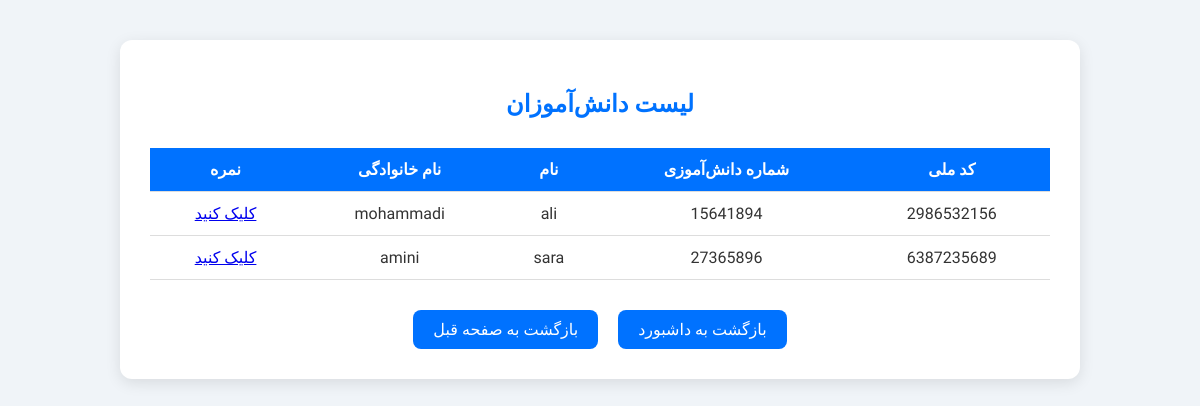
The app's page /student_detail/math10/ with its own data.
### student/models.py (models this page shows)
class Student(models.Model):
    national_id = models.CharField(max_length=10)
    stu_number = models.CharField(max_length=8)
    name = models.CharField(max_length=100)
    family = models.CharField(max_length=100)
    lesson_list = models.ManyToManyField(Lesson)
    def __str__(self):
        return self.stu_number

### student/views.py (the view)
# urls.py: path('student_detail/<str:pk>/',student_detail,name='stu_det'),
def student_detail(request,pk):
    temp = Lesson.objects.get(name = pk)
    print(temp)
    x = Student.objects.filter(lesson_list = temp)
    print(x)
    if x :
        context = {'x':x,'lesson':pk}
        return render(request,'student_detail.html',context)
    else:
        return HttpResponse('dont have student')

### student/models.py (called while the page is built)
    def __str__(self):
        return self.lesson_id

### student/templates/student_detail.html (shortened to what this page needs)
<!DOCTYPE html>
<html lang="fa" dir="rtl">
<head>
</head>
<body>
  <div class="container">
    <h2>لیست دانش‌آموزان</h2>
    <table>
      <thead>
        <tr>
          <th>کد ملی</th>
          <th>شماره دانش‌آموزی</th>
          <th>نام</th>
          <th>نام خانوادگی</th>
          <th>نمره</th>
        </tr>
      </thead>
      <tbody>
        {% for p in x %}
          <tr>
            <td>{{ p.national_id }}</td>
            <td>{{ p.stu_number }}</td>
            <td>{{ p.name }}</td>
            <td>{{ p.family }}</td>
            <td><a href="http://127.0.0.1:8000/showansware/{{ p.stu_number }}/{{ lesson }}/">کلیک کنید</a></td>
          </tr>
        {% endfor %}
      </tbody>
    </table>
    <div class="buttons">
      <a href="{% url 'maindashboardstu' %}" class="btn">بازگشت به داشبورد</a>
      <a href="javascript:history.back()" class="btn">بازگشت به صفحه قبل</a>
    </div>
  </div>
</body>
</html>

### student/templates/student_detail.html (style rules this page uses)
body { font-family: 'Vazirmatn', sans-serif; background: #f0f4f8; margin: 0; padding: 40px 20px; color: #333; }
.container { max-width: 900px; margin: 0 auto; background: #fff; padding: 30px; border-radius: 12px; box-shadow: 0 4px 15px rgba(0, 0, 0, 0.1); }
h2 { text-align: center; color: #0072ff; margin-bottom: 30px; }
table { width: 100%; border-collapse: collapse; margin-top: 20px; }
th, td { padding: 12px 16px; border-bottom: 1px solid #ddd; text-align: center; }
th { background-color: #0072ff; color: white; }
.buttons { display: flex; justify-content: center; gap: 20px; margin-top: 30px; }
.btn { background-color: #0072ff; color: white; padding: 10px 20px; border-radius: 8px; text-decoration: none; transition: background 0.3s; font-size: 16px; }

### records on screen
Student: national_id "2986532156", stu_number "15641894", name "ali", family "mohammadi"
Student: national_id "6387235689", stu_number "27365896", name "sara", family "amini"
